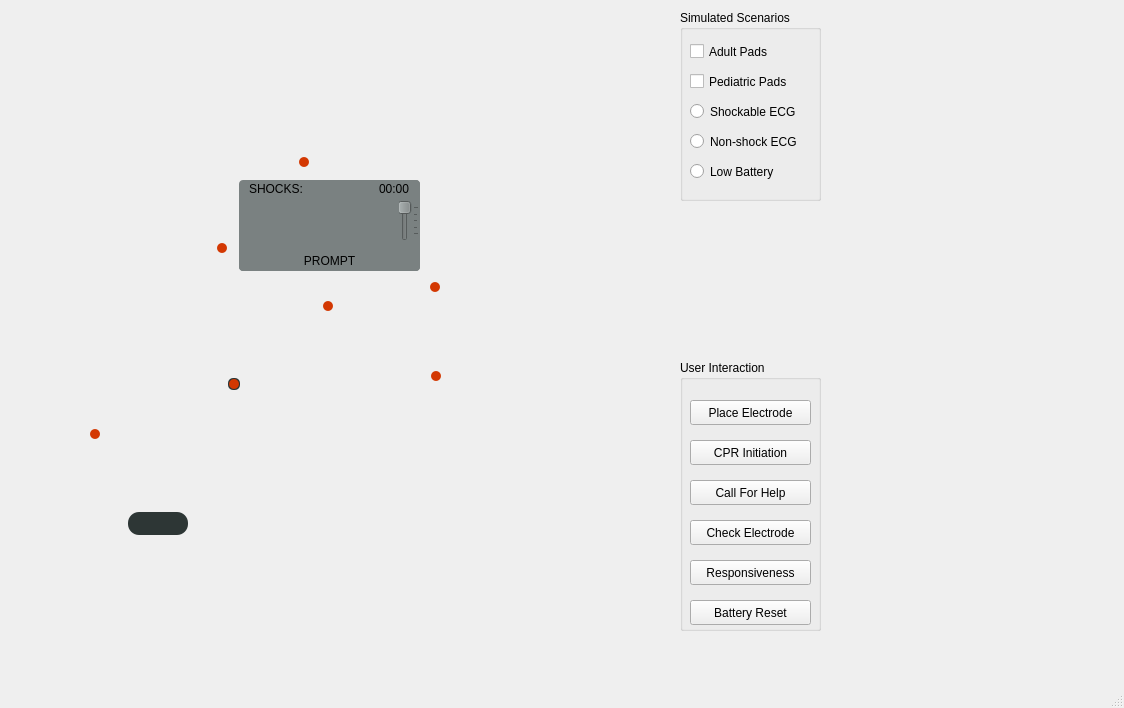
<?xml version="1.0" encoding="UTF-8"?>
<ui version="4.0">
 <class>MainWindow</class>
 <widget class="QMainWindow" name="MainWindow">
  <property name="geometry">
   <rect>
    <x>0</x>
    <y>0</y>
    <width>1124</width>
    <height>708</height>
   </rect>
  </property>
  <property name="windowTitle">
   <string>MainWindow</string>
  </property>
  <widget class="QWidget" name="centralwidget">
   <widget class="QGroupBox" name="lcd">
    <property name="geometry">
     <rect>
      <x>239</x>
      <y>180</y>
      <width>181</width>
      <height>91</height>
     </rect>
    </property>
    <property name="styleSheet">
     <string notr="true">background-color:rgb(122, 129, 129);
border-radius:4px;</string>
    </property>
    <property name="title">
     <string/>
    </property>
    <widget class="QLabel" name="numberOfShocks">
     <property name="geometry">
      <rect>
       <x>10</x>
       <y>0</y>
       <width>91</width>
       <height>17</height>
      </rect>
     </property>
     <property name="styleSheet">
      <string notr="true">color:black;</string>
     </property>
     <property name="text">
      <string>SHOCKS: </string>
     </property>
    </widget>
    <widget class="QLabel" name="elapsedTime">
     <property name="geometry">
      <rect>
       <x>140</x>
       <y>0</y>
       <width>41</width>
       <height>17</height>
      </rect>
     </property>
     <property name="styleSheet">
      <string notr="true">color:black;</string>
     </property>
     <property name="text">
      <string>00:00 </string>
     </property>
    </widget>
    <widget class="QLabel" name="visualPrompt">
     <property name="geometry">
      <rect>
       <x>0</x>
       <y>70</y>
       <width>181</width>
       <height>21</height>
      </rect>
     </property>
     <property name="styleSheet">
      <string notr="true">color:black;</string>
     </property>
     <property name="text">
      <string>PROMPT</string>
     </property>
     <property name="alignment">
      <set>Qt::AlignCenter</set>
     </property>
    </widget>
    <widget class="QSlider" name="verticalSlider">
     <property name="geometry">
      <rect>
       <x>160</x>
       <y>20</y>
       <width>20</width>
       <height>41</height>
      </rect>
     </property>
     <property name="minimum">
      <number>0</number>
     </property>
     <property name="maximum">
      <number>4</number>
     </property>
     <property name="singleStep">
      <number>0</number>
     </property>
     <property name="pageStep">
      <number>10</number>
     </property>
     <property name="value">
      <number>0</number>
     </property>
     <property name="orientation">
      <enum>Qt::Vertical</enum>
     </property>
     <property name="invertedAppearance">
      <bool>true</bool>
     </property>
     <property name="invertedControls">
      <bool>false</bool>
     </property>
     <property name="tickPosition">
      <enum>QSlider::TicksBelow</enum>
     </property>
     <property name="tickInterval">
      <number>1</number>
     </property>
    </widget>
   </widget>
   <widget class="QPushButton" name="shockButton">
    <property name="geometry">
     <rect>
      <x>300</x>
      <y>280</y>
      <width>61</width>
      <height>61</height>
     </rect>
    </property>
    <property name="cursor">
     <cursorShape>PointingHandCursor</cursorShape>
    </property>
    <property name="styleSheet">
     <string notr="true">background-color: Transparent;
 background-repeat:no-repeat;
 border: none;
border-radius: 30px;
</string>
    </property>
    <property name="text">
     <string/>
    </property>
   </widget>
   <widget class="QPushButton" name="powerButton">
    <property name="geometry">
     <rect>
      <x>490</x>
      <y>510</y>
      <width>31</width>
      <height>41</height>
     </rect>
    </property>
    <property name="cursor">
     <cursorShape>PointingHandCursor</cursorShape>
    </property>
    <property name="styleSheet">
     <string notr="true">background-color: Transparent;
    background-repeat:no-repeat;
    border: none;</string>
    </property>
    <property name="text">
     <string/>
    </property>
   </widget>
   <widget class="QLabel" name="mainInterface">
    <property name="geometry">
     <rect>
      <x>-10</x>
      <y>10</y>
      <width>671</width>
      <height>621</height>
     </rect>
    </property>
    <property name="text">
     <string/>
    </property>
    <property name="pixmap">
     <pixmap resource="Resources.qrc">:/Images/3004project.jpg</pixmap>
    </property>
    <property name="scaledContents">
     <bool>true</bool>
    </property>
    <property name="alignment">
     <set>Qt::AlignCenter</set>
    </property>
    <property name="wordWrap">
     <bool>false</bool>
    </property>
   </widget>
   <widget class="QLabel" name="statusIndicator">
    <property name="geometry">
     <rect>
      <x>128</x>
      <y>512</y>
      <width>60</width>
      <height>23</height>
     </rect>
    </property>
    <property name="styleSheet">
     <string notr="true">background-color:#2D3635;
border-radius:11px;</string>
    </property>
    <property name="text">
     <string/>
    </property>
    <property name="scaledContents">
     <bool>true</bool>
    </property>
    <property name="alignment">
     <set>Qt::AlignCenter</set>
    </property>
   </widget>
   <widget class="QPushButton" name="clear_LED">
    <property name="geometry">
     <rect>
      <x>431</x>
      <y>371</y>
      <width>10</width>
      <height>10</height>
     </rect>
    </property>
    <property name="styleSheet">
     <string notr="true">background-color: #D33802 ;
border-radius: 5px;
</string>
    </property>
    <property name="text">
     <string/>
    </property>
    <property name="autoRepeat">
     <bool>false</bool>
    </property>
   </widget>
   <widget class="QPushButton" name="compressions_LED">
    <property name="geometry">
     <rect>
      <x>229</x>
      <y>379</y>
      <width>10</width>
      <height>10</height>
     </rect>
    </property>
    <property name="styleSheet">
     <string notr="true">background-color: #D33802 ;
border-radius: 5px;
</string>
    </property>
    <property name="text">
     <string/>
    </property>
    <property name="autoRepeat">
     <bool>false</bool>
    </property>
   </widget>
   <widget class="QPushButton" name="pads_LED">
    <property name="geometry">
     <rect>
      <x>430</x>
      <y>282</y>
      <width>10</width>
      <height>10</height>
     </rect>
    </property>
    <property name="styleSheet">
     <string notr="true">background-color: #D33802 ;
border-radius: 5px;
</string>
    </property>
    <property name="text">
     <string/>
    </property>
    <property name="autoRepeat">
     <bool>false</bool>
    </property>
   </widget>
   <widget class="QPushButton" name="ambulance_LED">
    <property name="geometry">
     <rect>
      <x>299</x>
      <y>157</y>
      <width>10</width>
      <height>10</height>
     </rect>
    </property>
    <property name="styleSheet">
     <string notr="true">background-color: #D33802 ;
border-radius: 5px;
</string>
    </property>
    <property name="text">
     <string/>
    </property>
    <property name="autoRepeat">
     <bool>false</bool>
    </property>
   </widget>
   <widget class="QPushButton" name="ok_LED">
    <property name="geometry">
     <rect>
      <x>217</x>
      <y>243</y>
      <width>10</width>
      <height>10</height>
     </rect>
    </property>
    <property name="styleSheet">
     <string notr="true">background-color: #D33802 ;
border-radius: 5px;
</string>
    </property>
    <property name="text">
     <string/>
    </property>
    <property name="autoRepeat">
     <bool>false</bool>
    </property>
   </widget>
   <widget class="QPushButton" name="child_LED">
    <property name="geometry">
     <rect>
      <x>90</x>
      <y>429</y>
      <width>10</width>
      <height>10</height>
     </rect>
    </property>
    <property name="styleSheet">
     <string notr="true">background-color: #D33802 ;
border-radius: 5px;
</string>
    </property>
    <property name="text">
     <string/>
    </property>
    <property name="autoRepeat">
     <bool>false</bool>
    </property>
   </widget>
   <widget class="QPushButton" name="shock_LED">
    <property name="geometry">
     <rect>
      <x>323</x>
      <y>301</y>
      <width>10</width>
      <height>10</height>
     </rect>
    </property>
    <property name="mouseTracking">
     <bool>true</bool>
    </property>
    <property name="styleSheet">
     <string notr="true">background-color: #D33802 ;
border-radius: 5px;
</string>
    </property>
    <property name="text">
     <string/>
    </property>
    <property name="checkable">
     <bool>false</bool>
    </property>
    <property name="checked">
     <bool>false</bool>
    </property>
    <property name="autoRepeat">
     <bool>false</bool>
    </property>
   </widget>
   <widget class="QPushButton" name="cmpressions_LED_2">
    <property name="enabled">
     <bool>true</bool>
    </property>
    <property name="geometry">
     <rect>
      <x>228</x>
      <y>378</y>
      <width>12</width>
      <height>12</height>
     </rect>
    </property>
    <property name="styleSheet">
     <string notr="true">background-color: #2D3635 ;
border-radius: 5px;
</string>
    </property>
    <property name="text">
     <string/>
    </property>
    <property name="autoRepeat">
     <bool>false</bool>
    </property>
   </widget>
   <widget class="QGroupBox" name="simScenarios">
    <property name="geometry">
     <rect>
      <x>680</x>
      <y>10</y>
      <width>141</width>
      <height>191</height>
     </rect>
    </property>
    <property name="title">
     <string>Simulated Scenarios</string>
    </property>
    <widget class="QCheckBox" name="childCheckBox">
     <property name="geometry">
      <rect>
       <x>10</x>
       <y>60</y>
       <width>121</width>
       <height>23</height>
      </rect>
     </property>
     <property name="text">
      <string>Pediatric Pads</string>
     </property>
    </widget>
    <widget class="QCheckBox" name="adultCheckBox">
     <property name="geometry">
      <rect>
       <x>10</x>
       <y>30</y>
       <width>121</width>
       <height>23</height>
      </rect>
     </property>
     <property name="text">
      <string>Adult Pads</string>
     </property>
    </widget>
    <widget class="QRadioButton" name="shockableScenario">
     <property name="geometry">
      <rect>
       <x>10</x>
       <y>90</y>
       <width>121</width>
       <height>23</height>
      </rect>
     </property>
     <property name="text">
      <string>Shockable ECG</string>
     </property>
    </widget>
    <widget class="QRadioButton" name="nonShockableScenario">
     <property name="geometry">
      <rect>
       <x>10</x>
       <y>120</y>
       <width>121</width>
       <height>23</height>
      </rect>
     </property>
     <property name="text">
      <string>Non-shock ECG</string>
     </property>
    </widget>
    <widget class="QRadioButton" name="lowBatteryScenarioButton">
     <property name="geometry">
      <rect>
       <x>10</x>
       <y>150</y>
       <width>121</width>
       <height>23</height>
      </rect>
     </property>
     <property name="text">
      <string>Low Battery</string>
     </property>
    </widget>
   </widget>
   <widget class="QGroupBox" name="userInteraction">
    <property name="geometry">
     <rect>
      <x>680</x>
      <y>360</y>
      <width>141</width>
      <height>271</height>
     </rect>
    </property>
    <property name="title">
     <string>User Interaction</string>
    </property>
    <widget class="QPushButton" name="electrodeButton">
     <property name="geometry">
      <rect>
       <x>10</x>
       <y>40</y>
       <width>121</width>
       <height>25</height>
      </rect>
     </property>
     <property name="text">
      <string>Place Electrode</string>
     </property>
    </widget>
    <widget class="QPushButton" name="cprButton">
     <property name="geometry">
      <rect>
       <x>10</x>
       <y>80</y>
       <width>121</width>
       <height>25</height>
      </rect>
     </property>
     <property name="text">
      <string>CPR Initiation</string>
     </property>
    </widget>
    <widget class="QPushButton" name="batteryResetButton">
     <property name="geometry">
      <rect>
       <x>10</x>
       <y>240</y>
       <width>121</width>
       <height>25</height>
      </rect>
     </property>
     <property name="text">
      <string>Battery Reset</string>
     </property>
    </widget>
    <widget class="QPushButton" name="callForHelpBUtton">
     <property name="geometry">
      <rect>
       <x>10</x>
       <y>120</y>
       <width>121</width>
       <height>25</height>
      </rect>
     </property>
     <property name="text">
      <string>Call For Help</string>
     </property>
    </widget>
    <widget class="QPushButton" name="cprButton_3">
     <property name="geometry">
      <rect>
       <x>10</x>
       <y>160</y>
       <width>121</width>
       <height>25</height>
      </rect>
     </property>
     <property name="text">
      <string>Check Electrode</string>
     </property>
    </widget>
    <widget class="QPushButton" name="responsivenessButton">
     <property name="geometry">
      <rect>
       <x>10</x>
       <y>200</y>
       <width>121</width>
       <height>25</height>
      </rect>
     </property>
     <property name="text">
      <string>Responsiveness</string>
     </property>
    </widget>
   </widget>
   <widget class="QCustomPlot" name="ECGwave" native="true">
    <property name="geometry">
     <rect>
      <x>680</x>
      <y>210</y>
      <width>401</width>
      <height>151</height>
     </rect>
    </property>
   </widget>
   <zorder>mainInterface</zorder>
   <zorder>lcd</zorder>
   <zorder>shockButton</zorder>
   <zorder>powerButton</zorder>
   <zorder>statusIndicator</zorder>
   <zorder>clear_LED</zorder>
   <zorder>pads_LED</zorder>
   <zorder>ambulance_LED</zorder>
   <zorder>ok_LED</zorder>
   <zorder>child_LED</zorder>
   <zorder>shock_LED</zorder>
   <zorder>cmpressions_LED_2</zorder>
   <zorder>compressions_LED</zorder>
   <zorder>simScenarios</zorder>
   <zorder>userInteraction</zorder>
   <zorder>ECGwave</zorder>
  </widget>
  <widget class="QMenuBar" name="menubar">
   <property name="geometry">
    <rect>
     <x>0</x>
     <y>0</y>
     <width>1124</width>
     <height>22</height>
    </rect>
   </property>
  </widget>
  <widget class="QStatusBar" name="statusbar"/>
 </widget>
 <customwidgets>
  <customwidget>
   <class>QCustomPlot</class>
   <extends>QWidget</extends>
   <header>qcustomplot.h</header>
   <container>1</container>
  </customwidget>
 </customwidgets>
 <resources>
  <include location="Resources.qrc"/>
 </resources>
 <connections/>
</ui>
